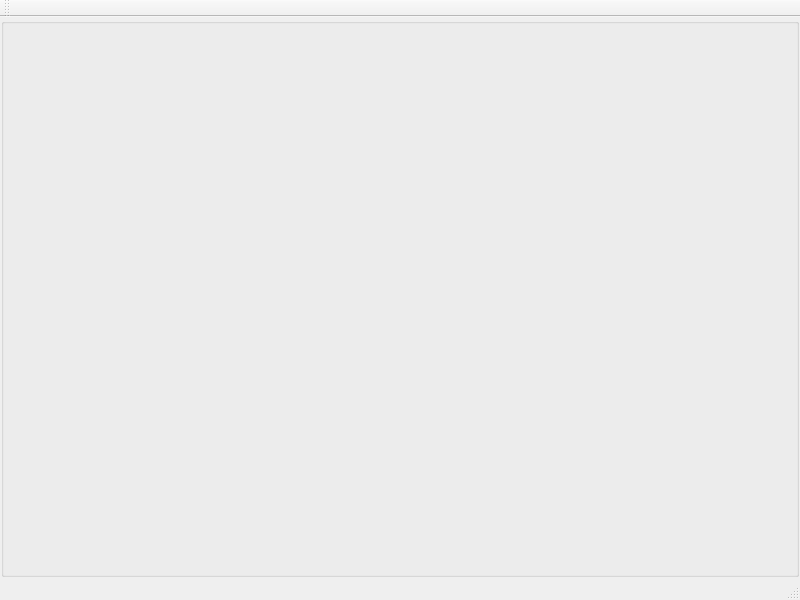
<?xml version="1.0" encoding="UTF-8"?>
<ui version="4.0">
 <class>MainWindow</class>
 <widget class="QMainWindow" name="MainWindow">
  <property name="geometry">
   <rect>
    <x>0</x>
    <y>0</y>
    <width>800</width>
    <height>600</height>
   </rect>
  </property>
  <property name="acceptDrops">
   <bool>false</bool>
  </property>
  <property name="windowTitle">
   <string>MainWindow</string>
  </property>
  <property name="dockNestingEnabled">
   <bool>true</bool>
  </property>
  <property name="dockOptions">
   <set>QMainWindow::AllowNestedDocks|QMainWindow::AnimatedDocks</set>
  </property>
  <widget class="QWidget" name="centralWidget">
   <layout class="QGridLayout" name="gridLayout">
    <property name="leftMargin">
     <number>1</number>
    </property>
    <property name="topMargin">
     <number>1</number>
    </property>
    <property name="rightMargin">
     <number>1</number>
    </property>
    <property name="bottomMargin">
     <number>1</number>
    </property>
    <property name="spacing">
     <number>1</number>
    </property>
    <item row="0" column="0">
     <widget class="QGroupBox" name="groupBox">
      <property name="enabled">
       <bool>true</bool>
      </property>
      <property name="title">
       <string/>
      </property>
      <layout class="QGridLayout" name="gridLayout_5">
       <property name="sizeConstraint">
        <enum>QLayout::SetDefaultConstraint</enum>
       </property>
       <property name="leftMargin">
        <number>0</number>
       </property>
       <property name="topMargin">
        <number>0</number>
       </property>
       <property name="rightMargin">
        <number>0</number>
       </property>
       <property name="bottomMargin">
        <number>0</number>
       </property>
       <property name="spacing">
        <number>0</number>
       </property>
       <item row="0" column="0">
        <layout class="QGridLayout" name="gridLayout_4">
         <property name="spacing">
          <number>0</number>
         </property>
        </layout>
       </item>
      </layout>
     </widget>
    </item>
   </layout>
  </widget>
  <widget class="QMenuBar" name="menuBar">
   <property name="geometry">
    <rect>
     <x>0</x>
     <y>0</y>
     <width>800</width>
     <height>22</height>
    </rect>
   </property>
  </widget>
  <widget class="QToolBar" name="mainToolBar">
   <attribute name="toolBarArea">
    <enum>TopToolBarArea</enum>
   </attribute>
   <attribute name="toolBarBreak">
    <bool>false</bool>
   </attribute>
  </widget>
  <widget class="QStatusBar" name="statusBar"/>
 </widget>
 <layoutdefault spacing="6" margin="11"/>
 <resources/>
 <connections/>
</ui>
